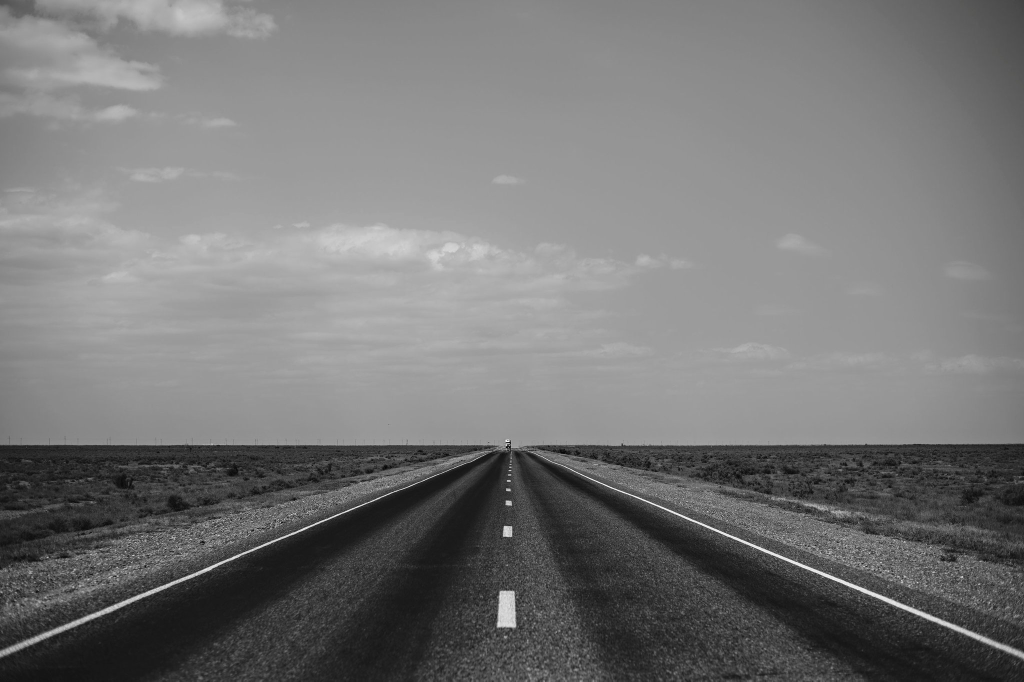
#> input picture sample_three.jpg, 2048 x 1363 px (shown at 1/2 size)
$ python -i process_img.py   (imports and definitions only)
#> lines starting #> are read from the running program, lines starting #| are printed output that depends on the picture; after the words box and inside, x2 and y2 are one past the last pixel; in counts of white or black regions, pixels touching at a corner belong together
#> further down, picture is the input picture: shape (1363, 2048, 3); mean B, G, R 117.9, 117.9, 117.9
### modified_canny.py
# -*- coding: utf-8 -*-
"""
Created on Tue Aug 01 20:17:30 2017

@author: satyanarayan pande
"""
import cv2
import numpy as np

def mod_canny(image, sigma):

#> called with sigma = 0.5
    v = np.median(image)
#> v = 140

    lower = int(max(0, (2.0 - sigma) * v))
#> lower = 210
    upper = int(min(255, (2.0 + sigma) * v))
#> upper = 255
    processed_img = cv2.Canny(image, 200, 300)
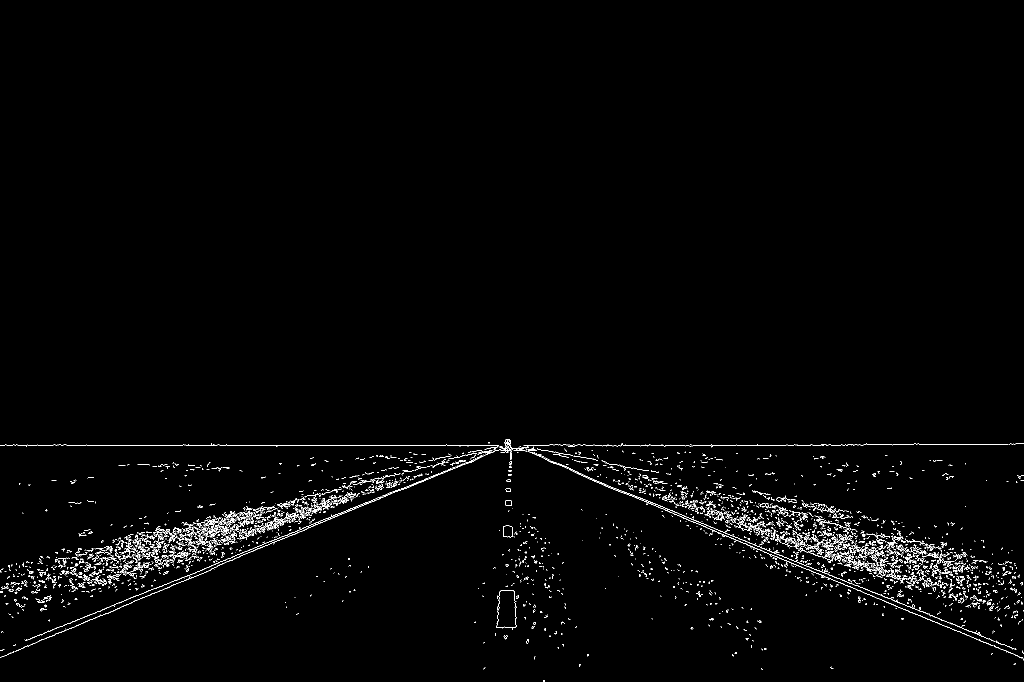
#> processed_img: shape (1363, 2048) (shown at 1/2 size); 1.3% white in thin lines or dots, all inside (x1, y1, x2, y2) = (0, 878, 2048, 1363)
#> in process_img, `processed_img = cv2.GaussianBlur(processed_img, (5, 5), 0)`:
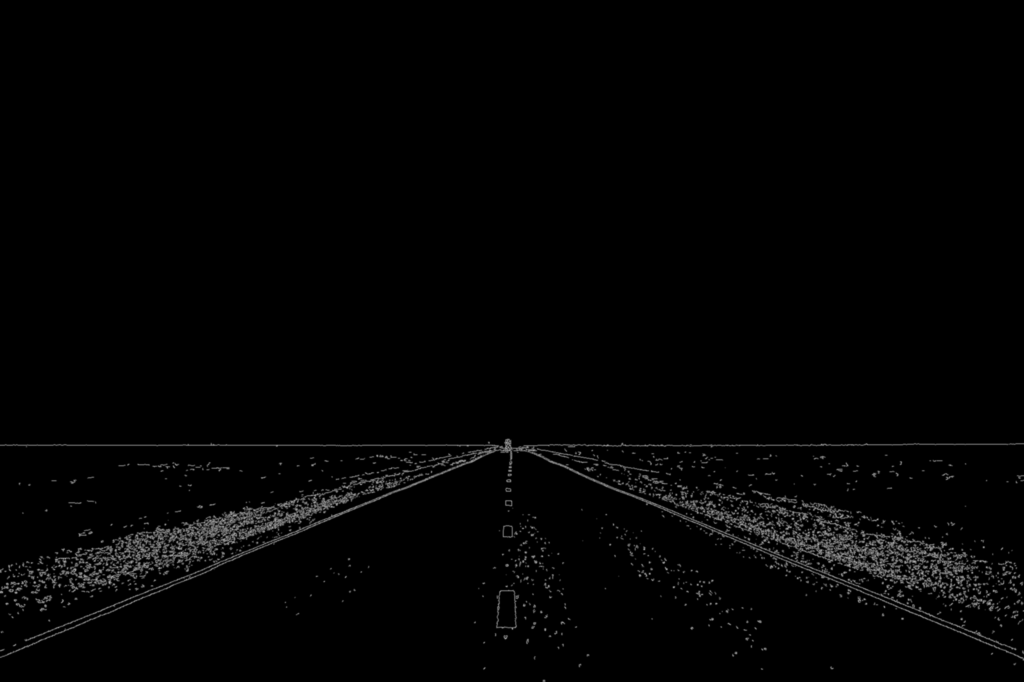
#> processed_img: shape (1363, 2048) (shown at 1/2 size); min 0, max 188, mean 3.4

    return processed_img

### regionOfInterest.py
# -*- coding: utf-8 -*-
"""
Created on Tue Aug 01 21:07:58 2017

@author: satyanarayan pande
"""
import numpy as np
import cv2

def roi(img, vertices):
    mask = np.zeros_like(img)
    if len(img.shape) > 2:
        channel_count = img.shape[2]
        ignore_mask_color = (255,) * channel_count
    else:
        ignore_mask_color = 255

    cv2.fillPoly(mask, vertices, ignore_mask_color)
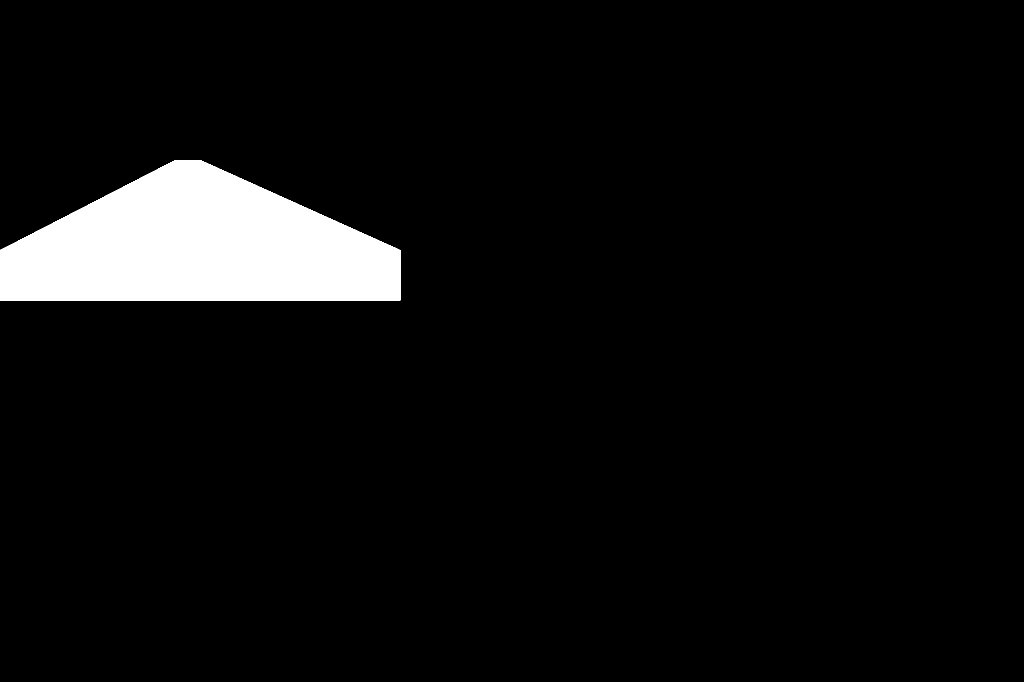
#> mask: shape (1363, 2048) (shown at 1/2 size); 5.6% white; 1 white region, box (x1, y1, x2, y2) and area: (0, 320, 801, 601) 157411
    masked = cv2.bitwise_and(img, mask)
#> masked: shape (1363, 2048); every value is 0

    return masked

### draw_lanes_new.py
# -*- coding: utf-8 -*-
"""
Created on Wed Aug 02 01:19:34 2017

@author: satyanarayan pande
"""
from numpy import ones, vstack
from numpy.linalg import lstsq
from statistics import mean

def draw_lanes(img, lines, color = [0, 255, 255], thickness = 3):
    try:
        y = []
        for line in lines:
            for i in line:
                y = y + [i[1], i[3]]

        min_y = min(y)
        max_y = 600
        #new_lines = []
        line_dict = {}

        for index, i in enumerate(lines):
            for xy in i:
                x = (xy[0], xy[2])
                y = (xy[1], xy[3])
                A = vstack([x, ones(len(x))]).T
                m, b = lstsq(A, y)[0]

                x1 = (min_y - b) / m
                x2 = (max_y - b) / m

                line_dict[index] = [m, b, [int(x1), min_y, int(x2), max_y]]
                #new_lines.append([int(x1), min_y, int(x2), max_y])

        final_lanes = {}

        for index in line_dict:
            final_lanes_copy = final_lanes.copy()
            m = line_dict[index][0]
            b = line_dict[index][1]
            line = line_dict[index][2]

            if len(final_lanes) == 0:
                final_lanes[m] = [[m , b, line]]
            else:
                found_copy = False

                for other_ms in final_lanes_copy:

                    if not found_copy:
                        if abs(other_ms * 1.4) > abs(m) > abs(other_ms * 0.6):
                            if abs(final_lanes_copy[other_ms][0][1] * 1.4) > abs(b) > abs(final_lanes_copy[other_ms][0][1] * 0.6):
                                final_lanes[other_ms].append([m, b, line])
                                found_copy = True
                                break
                        else:
                            final_lanes[m] = [[m, b, line]]

        line_counter = {}

        for lanes in final_lanes:
            line_counter[lanes] = len(final_lanes[lanes])

        top_lanes = sorted(line_counter.items(), key = lambda item: item[1])[::-1][:2]

        lane1_id = top_lanes[0][0]
        lane2_id = top_lanes[1][0]

        # [13 lines left out: function average_lane, not called in this run]

        l1_x1, l1_y1, l1_x2, l1_y2 = average_lane(final_lanes[lane1_id])
        l2_x1, l2_y1, l2_x2, l2_y2 = average_lane(final_lanes[lane2_id])

        return [l1_x1, l1_y1, l1_x2, l1_y2], [l2_x1, l2_y1, l2_x2, l2_y2]

    except Exception as e:
        print(str(e) + "In draw_lanes")


### process_img.py
# -*- coding: utf-8 -*-
"""
Created on Tue Aug 01 20:17:30 2017

@author: satyanarayan pande
"""
import cv2
import numpy as np
from regionOfInterest import roi
from modified_canny import mod_canny
from draw_lanes_new import draw_lanes

def process_img(image):
    original_img = image
    processed_img = cv2.cvtColor(original_img, cv2.COLOR_BGR2GRAY)
    processed_img = mod_canny(processed_img, sigma = 0.5)
    processed_img = cv2.GaussianBlur(processed_img, (5, 5), 0)
    vertices = np.array([[0,600], [0, 500], [350,320], [400,320], [800, 500], [800,600]], np.int32)
    processed_img = roi(processed_img, [vertices])

    #lines = cv2.HoughLinesP(processed_img, 5, np.pi/180, 180, 5, 200)
    lines = cv2.HoughLinesP(processed_img, 2, np.pi/180, 20, np.array([]), 50, 200)
#> lines = None

    try:
        l1, l2 = draw_lanes(original_img, lines)
#| 'NoneType' object is not iterableUnable to find the lines:
        original_img = cv2.line(original_img, (l1[0], l1[1]), (l1[2], l1[3]), [0, 255, 0], 30)
        original_img = cv2.line(original_img, (l2[0], l2[1]), (l2[2], l2[3]), [0, 255, 0], 30)
    except Exception as e:
        print(str(e) + "After the houghlines")
        pass

    try:
        for coords in lines:
            coords = coords[0]
            try:
                cv2.line(processed_img, (coords[0], coords[1]), (coords[2], coords[3]), [255, 0, 0], 3)

            except Exception as e:
                print(str(e) + "In coords section in process_img")
#> this loop made 0 passes

    except Exception as e:
        print(str(e) + "Unable to find the lines:")
        pass

    return processed_img, original_img

>>> import cv2
>>> picture = cv2.imread('sample_three.jpg')
>>> result = process_img(picture)

$ run again, on sample_two.jpg
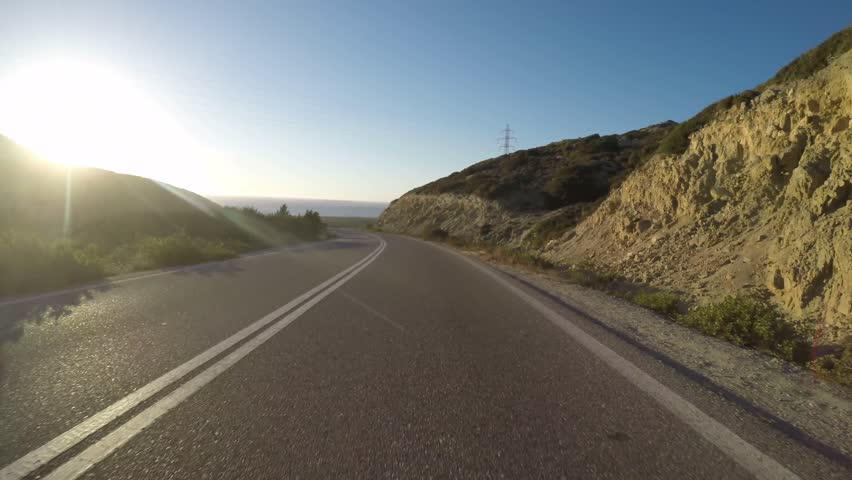
#> input picture sample_two.jpg, 852 x 480 px
#> picture is the input picture: shape (480, 852, 3); mean B, G, R 113.2, 120.8, 120.9
#> in process_img, `processed_img = cv2.cvtColor(original_img, cv2.COLOR_BGR2GRAY)`:
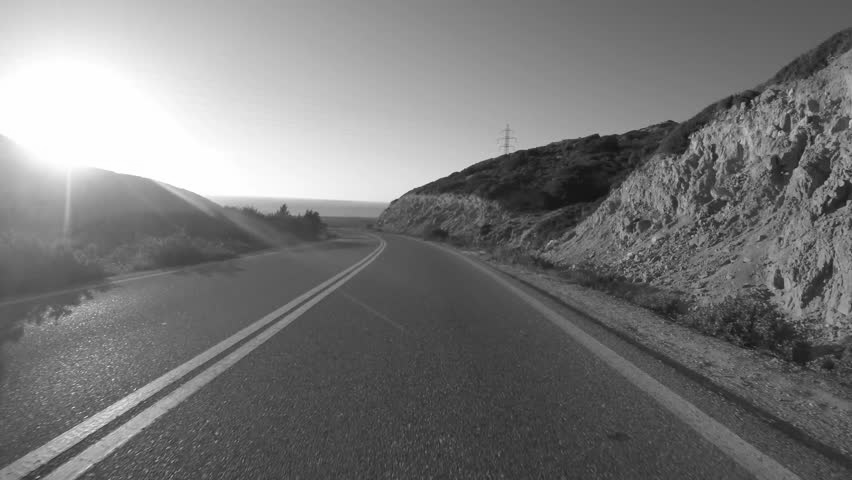
#> processed_img: shape (480, 852); min 17, max 255, mean 120
#> v = 102
#> lower = 153
#> upper = 255
#> mask: shape (480, 852); 15% white; 1 white region, box (x1, y1, x2, y2) and area: (40, 320, 755, 480) 61454
#> lines = 36 rows, first 6: [73, 479, 168, 413], [77, 471, 145, 425], [77, 472, 210, 419], [43, 477, 218, 430], [115, 465, 210, 424], [127, 479, 219, 438]
#> the loop in draw_lanes, `for line in lines:` made 36 passes
#> after the loop in draw_lanes, `for line in lines:`: y = 72 values, max 479 at index 0, min 413 at index 1, mean 453.3
#> min_y = 413
#> the loop in draw_lanes, `for index, i in enumerate(lines):` made 36 passes
#> after the loop in draw_lanes, `for index, i in enumerate(lines):`: line_dict = 36 items
#> the loop in draw_lanes, `for index in line_dict:` made 36 passes
#> (m, b, line) on passes 1 to 8: (-0.695, 529.7, [168, 413, -101, 600]), (-0.676, 523.1, [162, 413, -113, 600]), (-0.398, 502.7, [225, 413, -244, 600]), (-0.269, 488.5, [281, 413, -414, 600]), (-0.432, 514.6, [235, 413, -197, 600]), (-0.446, 535.6, [275, 413, -144, 600]), (-0.324, 505.2, [284, 413, -292, 600]), (-0.379, 495.7, [218, 413, -275, 600])
#> after the loop in draw_lanes, `for index in line_dict:`: final_lanes = 23 items
#> the loop in draw_lanes, `for lanes in final_lanes:` made 23 passes
#> lanes on passes 1 to 8: -0.695, -0.398, -0.269, -0.324, -0.379, -0.382, 3.28, -0.284
#> top_lanes = [(-0.398, 15), (-0.695, 14)]
#> lane1_id = -0.398
#> lane2_id = -0.695
#> the loop in average_lane, `for data in lane_data:` made 15 passes
#> after the loop in average_lane, `for data in lane_data:`: x1 = [225, 281, 284, 218, 301, 313, 303, 269, 289, 215, 340, 240, 242, 307, 287]; x2 = [-244, -414, -292, -275, -187, -343, -202, -284, -276, -299, -318, -397, -331, -263, -289]; y1 = [413, 413, 413, 413, 413, 413, 413, 413, 413, 413, 413, 413, 413, 413, 413]; y2 = [600, 600, 600, 600, 600, 600, 600, 600, 600, 600, 600, 600, 600, 600, 600]
#> l1_x1 = 274; l1_y1 = 413; l1_x2 = -294; l1_y2 = 600
#> the loop in average_lane (call 2), `for data in lane_data:` made 14 passes
#> l2_x1 = 212; l2_y1 = 413; l2_x2 = -142; l2_y2 = 600
#> l1 = [274, 413, -294, 600]; l2 = [212, 413, -142, 600]
#> the loop in process_img, `for coords in lines:` made 36 passes
#> after the loop in process_img, `for coords in lines:`:
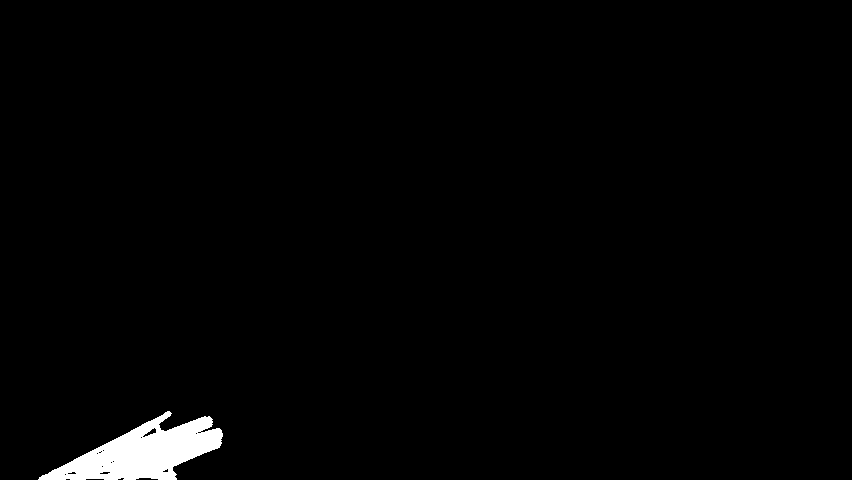
#> processed_img: shape (480, 852); min 0, max 255, mean 3.9
